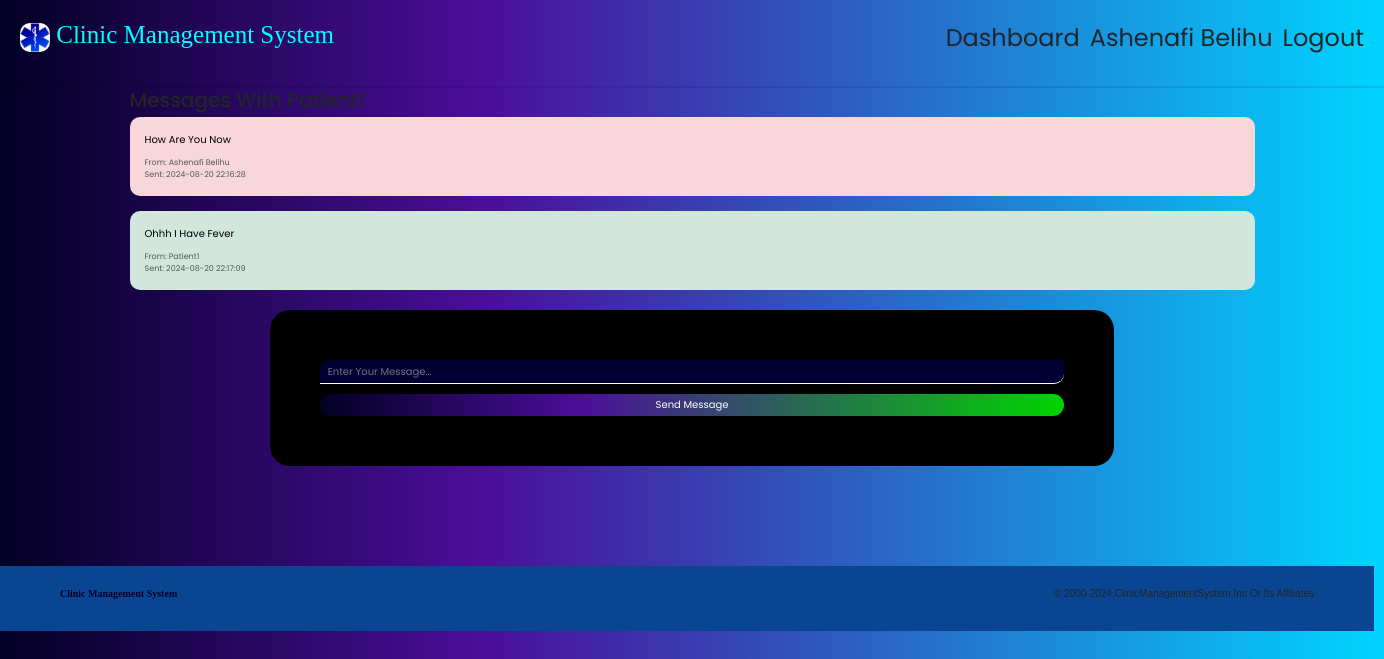
The app's page /doctor/messeging.php?view_name=Patient1 (signed in) with its own data.
### tables this page shows
CREATE TABLE `message` (
  `message` varchar(100) NOT NULL,
  `username` varchar(100) NOT NULL,
  `date_send` varchar(100) NOT NULL,
  `receiver` varchar(100) NOT NULL,
  `image` varchar(100) NOT NULL
);

### doctor/messeging.php (the view, shortened to what this page needs)
<?php
require("../include/header.php");
require("../connection.php");
$messages = [];
if (isset($_GET['view_name'])) {
    $receiver = htmlspecialchars($_GET['view_name']);
    $username = $_SESSION['doctor'];
    $sql = "SELECT message, username, date_send FROM message WHERE
            (receiver = '$receiver' AND username = '$username') OR
            (receiver = '$username' AND username = '$receiver')
            ORDER BY date_send ASC";
    $result = $conn->query($sql);
    if ($result) {
        while ($row = $result->fetch_assoc()) {
            $messages[] = $row;
        }
    } else {
        die('Query failed: ' . htmlspecialchars($conn->error));
    }
}
?>
<!doctype html>
<html lang="en">
<head>
    <link href="https://cdn.jsdelivr.net/npm/bootstrap@5.0.2/dist/css/bootstrap.min.css" rel="stylesheet">
</head>
<body>
<div class="container">
    <h2>Messages with <?php echo htmlspecialchars($receiver); ?></h2>
    <div>
        <?php if (!empty($messages)): ?>
            <?php foreach ($messages as $msg): ?>
                <div class="message-box <?php echo ($msg['username'] === $_SESSION['doctor']) ? 'message-doctor' : 'message-patient'; ?>">
                    <p><?php echo htmlspecialchars($msg['message']); ?></p>
                    <div class="message-meta">
                        <span>From: <?php echo htmlspecialchars($msg['username']); ?></span><br>
                        <span>Sent: <?php echo htmlspecialchars($msg['date_send']); ?></span>
                    </div>
                </div>
            <?php endforeach; ?>
        <?php else: ?>
            <p>No messages found.</p>
        <?php endif; ?>
    </div>
    <form class="mx-auto" action="<?php echo htmlspecialchars($_SERVER['PHP_SELF']) . '?view_name=' . urlencode($receiver); ?>" method="post">
        <div class="mb-3">
            <input type="text" class="form-control" id="message" name="mess" placeholder="Enter your message...">
        </div>
        <button type="submit" class="btn btn-primary" name="send">Send Message</button>
    </form>
</div>
<?php require("../include/footer.php"); ?>
</body>
</html>

### doctor/style.css (style rules this page uses)
:root { --darkblue: #001861; --nav: #63d1fc; --black: #333; --white: #fff; --light-grey: #DCDCDC; --light-color: #666; --light-bg: #eee; --border: .2rem solid rgba(0, 0, 0, .1); --box-shadow: 0 .5rem 1rem rgba(0, 0, 0, .1); }
* { font-family: 'Poppins', sans-serif; margin: 0; padding: 0; box-sizing: border-box; outline: none; border: none; text-decoration: none !important; text-transform: capitalize; }
html { font-size: 62.5%; overflow-x: hidden; scroll-behavior: smooth; scroll-padding-top: 6.5rem; }

### include/header.php (style rules this page uses)
* { padding: 0; margin: 0; box-sizing: border-box; }
body { background: #f3dbdb; }

### doctor/messeging.php (style rules this page uses)
body { background: linear-gradient(90deg, rgba(2,0,36,1) 0%, rgba(75,14,154,1) 35%, rgba(0,212,255,1) 100%); font-family: 'Poppins', sans-serif; }
form { border-radius: 20px; margin-top: 20px !important; width: 75% !important; background-color: #000 !important; padding: 50px; color: #fff; }
.btn-primary { width: 100%; border: none; border-radius: 50px; background: linear-gradient(90deg, rgba(2,0,36,1) 0%, rgba(75,14,154,1) 35%, rgba(0,212,0,1) 100%); }
.form-control { border: none; border-bottom: 1px solid; border-radius: 10px 0 10px 0; background-color: #003; color: #fff; }
.message-box { padding: 15px; margin-bottom: 15px; border-radius: 10px; color: #000; }
.message-patient { background-color: #d1e7dd; }
.message-doctor { background-color: #f8d7da; }
.message-meta { font-size: 0.8rem; color: #555; }

### records on screen
message: message "How Are You Now", username "Ashenafi Belihu", date_send "2024-08-20 22:16:28"
message: message "Ohhh I Have Fever", username "Patient1", date_send "2024-08-20 22:17:09"

### other values on screen
$user "Ashenafi Belihu"
